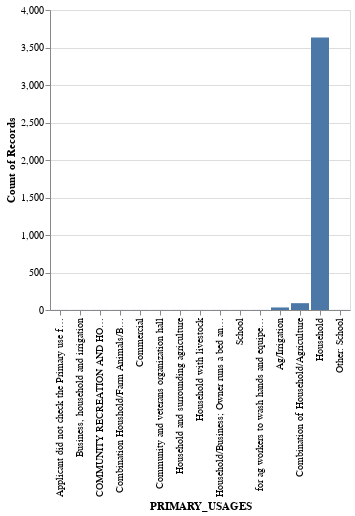

Notebook code cell kept with this figure:
### Code cell
alt.Chart(shortage_dataset.shortage_df
         ).mark_bar(
         ).encode(
            x = 'PRIMARY_USAGES:N',
            y = 'count(PRIMARY_USAGES):Q'
        )

### Figure 1 — Vega-Lite specification as saved in the notebook (floating-point values rounded to 4 significant figures; data arrays with more than 128 entries replaced by an {"elided": "..."} marker saying what was removed)
{"config": {"view": {"continuousWidth": 400, "continuousHeight": 300}}, "data": {"name": "data-88e6369dd988caf80d63429afb44e2e5"}, "mark": "bar", "encoding": {"x": {"field": "PRIMARY_USAGES", "type": "nominal"}, "y": {"aggregate": "count", "field": "PRIMARY_USAGES", "type": "quantitative"}}, "$schema": "https://vega.github.io/schema/vega-lite/v4.17.0.json", "datasets": {"data-88e6369dd988caf80d63429afb44e2e5": {"elided": "3771 records"}}}
